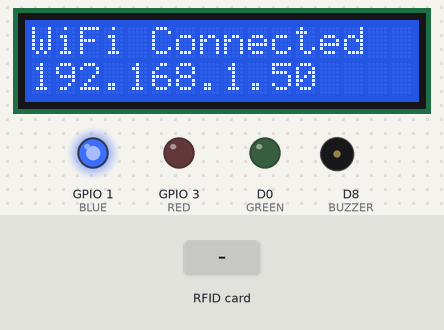
Simulated run of this sketch. Board: ESP8266 (NodeMCU). Shown: 16×2 character LCD, output pins drawn as LEDs (lit = HIGH), buzzer (waves = sounding, pin HIGH). The inputs (shaded band) are chosen by the test bench. WiFi joins after 1.5 s; servers stay silent unless stated; uploads are accepted with an empty reply; what the sketch prints to the serial monitor is not drawn.

Above: at 2.2 s.
At 5.3 s:
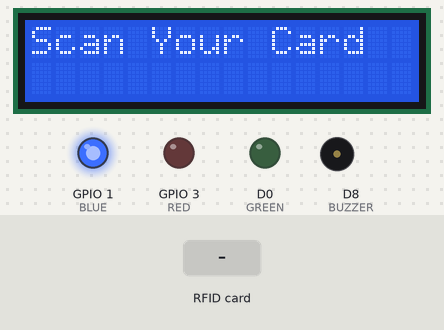
5.4 s: RFID card 12 34 56 78 held to the reader
6.9 s: RFID card 5E 7A 19 C4 held to the reader
Timing chart, 0 to 9.9 s (numbered marks = the images above; inputs shaded):
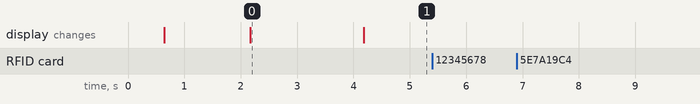

The sketch:

main_iot_rfid_gpt.ino
```cpp
#include <ESP8266WiFi.h>
#include <Wire.h>
#include <LiquidCrystal_PCF8574.h>
#include <SPI.h>
#include <MFRC522.h>
#include <ESP8266HTTPClient.h>
#include <ArduinoJson.h>

#define SDA_PIN D2
#define SCL_PIN D1
#define RST_PIN D3
#define SS_PIN D4

#define BUZZER D8
#define GREEN D0
#define BLUE D10
#define RED D9

LiquidCrystal_PCF8574 lcd(0x27);
MFRC522 mfrc522(SS_PIN, RST_PIN);

const char* ssid = "nk";
const char* password = "12345678";
const char* serverUrl = "http://192.168.51.173/Rfid/Getdata.php";

void showMessage(String line1, String line2 = "") {
  lcd.clear();
  lcd.setCursor(0, 0);
  lcd.print(line1);
  lcd.setCursor(0, 1);
  lcd.print(line2);
}

void setup() {
  SPI.begin();
  mfrc522.PCD_Init();
  Wire.begin(SDA_PIN, SCL_PIN);
  // Serial.print("\nConnecting");

  lcd.begin(16, 2);
  lcd.setBacklight(255);
  delay(500);
  pinMode(BUZZER, OUTPUT);
  pinMode(GREEN, OUTPUT);
  pinMode(RED, OUTPUT);
  pinMode(BLUE, OUTPUT);
  Serial.begin(115200);

  digitalWrite(BUZZER, LOW);
  digitalWrite(BLUE, HIGH);
  digitalWrite(GREEN, LOW);
  digitalWrite(RED, LOW);

  connectToWiFi();
  showMessage("Scan Your Card");
}
void loop() {
  if (mfrc522.PICC_IsNewCardPresent() && mfrc522.PICC_ReadCardSerial()) {
    String uid = getRFIDUID();
    if (!uid.isEmpty()) {
      processRFID(uid);
      delay(2000); // 🕒 Add delay to prevent server overload
    }
  }
}


void connectToWiFi() {
  showMessage("Connecting to WiFi...");


  WiFi.begin(ssid, password);
  Serial.print("Connecting");

  // int retryCount = 0;
  while (WiFi.status() != WL_CONNECTED) {
    delay(500);
    Serial.print(".");
    // retryCount++;
  }

  if (WiFi.status() == WL_CONNECTED) {
    Serial.println("\nWiFi Connected!");
    showMessage("WiFi Connected", WiFi.localIP().toString());
    delay(2000);
  } else {
    Serial.println("\nWiFi Failed!");
    showMessage("WiFi Failed", "Check Config!");
    delay(5000);
  }
}

String getRFIDUID() {
  String uid = "";
  for (byte i = 0; i < mfrc522.uid.size; i++) {
    uid += String(mfrc522.uid.uidByte[i], HEX);
  }

  Serial.println("Scanned UID: " + uid);
  mfrc522.PICC_HaltA();
  mfrc522.PCD_StopCrypto1();

  return uid;
}

void processRFID(String uid) {
  int result = sendRFIDData(uid);
  if (result == 1) {
    Serial.println("RFID Processed Successfully!");
  }
}

int sendRFIDData(String uid) {
  if (WiFi.status() != WL_CONNECTED) {
    showMessage("WiFi Lost", "Reconnecting...");
    connectToWiFi();
    return 0;
  }

  HTTPClient http;
   WiFiClient client;
  // WiFiClientSecure  client;
  // client.setInsecure();  // Disable SSL certificate verification

  http.begin(client, serverUrl);
  http.addHeader("Content-Type", "application/json");
    // http.setTimeout(10000);  // Increase timeout

  StaticJsonDocument<200> jsonDoc;
  jsonDoc["uid"] = uid;
  String requestBody;
  serializeJson(jsonDoc, requestBody);
  // delay(500);  // Add delay before making another reques
  Serial.println("Sending: " + requestBody);
  int httpResponseCode = http.POST(requestBody);
  if (httpResponseCode <= 0) {
    Serial.println("HTTP Error: " + String(httpResponseCode));
    http.end();
    return 0;
  }

  String response = http.getString();
  Serial.println("Response: " + response);
  http.end();
  // delay(1000);  // Small delay to prevent rapid API calls

  StaticJsonDocument<200> responseDoc;
  DeserializationError error = deserializeJson(responseDoc, response);
  // http.end();

  if (error) {
    Serial.println("JSON Parse Error!");
    return 0;
  }

  int statusCode = responseDoc["status_code"];
  String message1 = responseDoc["message1"];
  String message2 = responseDoc["message2"];

  Serial.println("Status: " + String(statusCode));
  Serial.println("Msg1: " + message1);
  Serial.println("Msg2: " + message2);

  if (statusCode == 200) {
    showMessage(message1, message2);
    digitalWrite(GREEN, HIGH);
    digitalWrite(BUZZER, HIGH);
    delay(200);
    digitalWrite(GREEN, LOW);
    digitalWrite(BUZZER, LOW);
  } else {
    showMessage("Access Denied", message2);
    digitalWrite(RED, HIGH);
    digitalWrite(BUZZER, HIGH);
    delay(1000);
    digitalWrite(RED, LOW);
    digitalWrite(BUZZER, LOW);
  }

  delay(1000);
  showMessage("Scan Your Card");  // Ensure LCD resets for the next scan
  return 1;
}
```

Measured:
- after the input at 5.4 s, every drawn part: stays the same
- after the input at 6.9 s, every drawn part: stays the same
- what the display in image 0 shows lasts 2.0 s, from 2.2 s to 4.2 s
